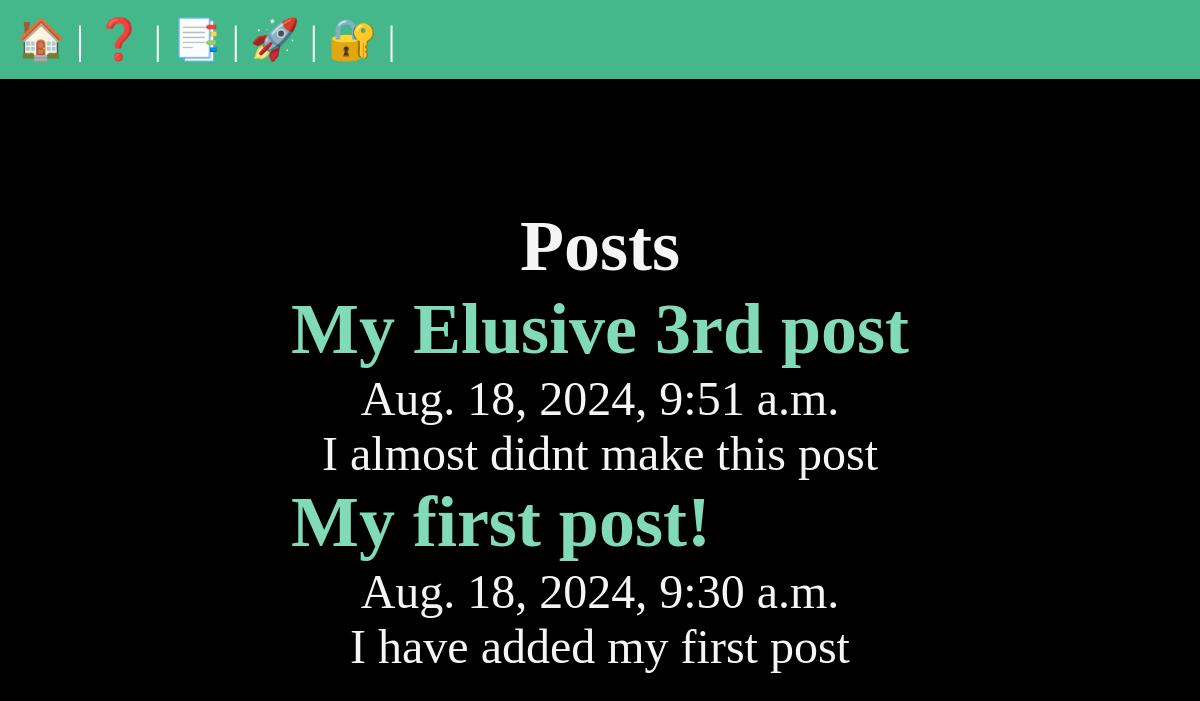
The page /posts/ on the database as committed earlier.
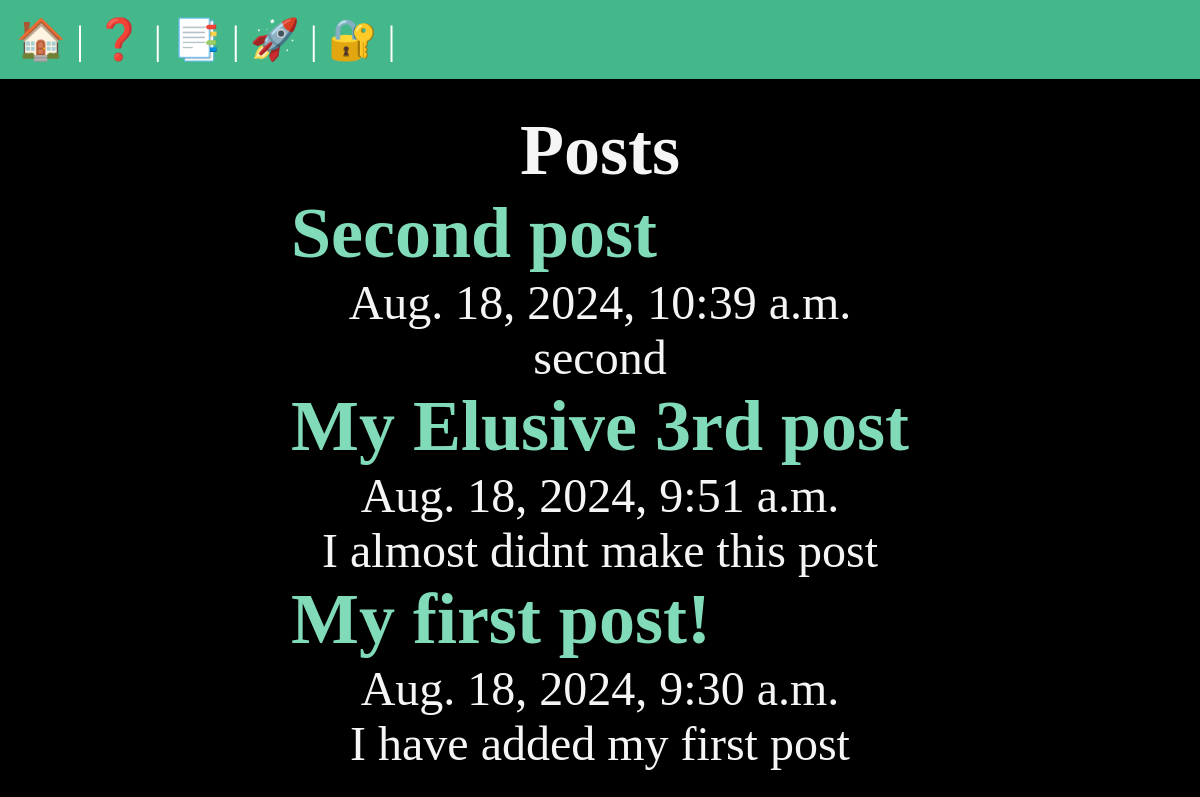
The same page on the database as committed later.
### posts/models.py (models this page shows, shortened)
class Post(models.Model):
  title = models.CharField(max_length=75)
  body = models.TextField()
  slug = models.SlugField()
  date = models.DateTimeField(auto_now_add=True)
  banner = models.ImageField(default='fallback.png', blank=True)

### posts/views.py (the view)
# urls.py: path('', views.posts_list, name='list'),
def posts_list(request):
  posts = Post.objects.all().order_by('-date')
  return render(request, 'posts/posts_list.html', {'posts': posts})

### posts/templates/posts/posts_list.html (shortened to what this page needs)
{% extends 'layout.html' %}
{% block content %}
<section>
  <h1>Posts</h1>
  {% for post in posts %}
    <article class="post">
      <h2>
        <a href="{% url 'posts:page' slug=post.slug %}">
          {{post.title}}
        </a>
      </h2>
      <p>{{post.date}}</p>
      <p>{{post.body}}</p>
    </article>
  {% endfor %}
</section>
{% endblock %}

Rows that differ between the two databases and show on the page:
added Post: title "Second post", date "Aug. 18, 2024, 10:39 a.m.", body "second"
